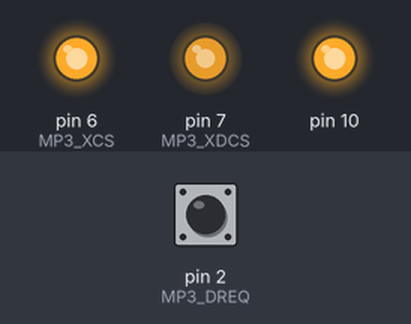
A sketch run on a simulated Arduino Uno, built with avr-gcc and run on an emulated ATmega328P. Parts: output pins drawn as LEDs (lit = HIGH). The test bench sets the inputs (shaded band); at power-on: pin 2 (MP3_DREQ) HIGH. Pins used as bus, display or sensor lines are not drawn.

Above: at 0.1 s.
Timing chart, 0 to 1.6 s (numbered marks = the images above):
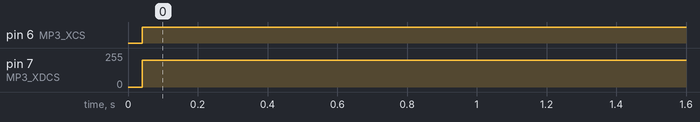

Measured:
- by itself, pin 6 (MP3_XCS): LOW → HIGH at 0.04 s
- by itself, pin 7 (MP3_XDCS): 0/255 → 200/255 at 0.04 s

The sketch:

PCM_PrbsNoise.ino
```cpp
// VS1053b PCM mode stereo 8bit 22050 Hz - Noise base Pseudo-Random Bit Sequence //

#include <SPI.h>

#define MP3_XCS 6
#define MP3_XDCS 7
#define MP3_DREQ 2
#define MP3_RST 8

//VS10xx SCI Registers
#define SCI_MODE 0x00
#define SCI_STATUS 0x01
#define SCI_BASS 0x02
#define SCI_CLOCKF 0x03
#define SCI_DECODE_TIME 0x04
#define SCI_AUDATA 0x05
#define SCI_WRAM 0x06
#define SCI_WRAMADDR 0x07
#define SCI_HDAT0 0x08
#define SCI_HDAT1 0x09
#define SCI_AIADDR 0x0A
#define SCI_VOL 0x0B
#define SCI_AICTRL0 0x0C
#define SCI_AICTRL1 0x0D
#define SCI_AICTRL2 0x0E
#define SCI_AICTRL3 0x0F

uint8_t l, r;

class Synth {
public:

  unsigned long int reg = 0x55aa55aaL;

	unsigned long int calculate();

};

unsigned long int Synth::calculate() {

  unsigned long int newr;
  unsigned char lobit;
  unsigned char b31, b29, b25, b24;

  b31 = (reg & (1L << 31)) >> 31;
  b29 = (reg & (1L << 29)) >> 29;
  b25 = (reg & (1L << 25)) >> 25;
  b24 = (reg & (1L << 24)) >> 24;

  lobit = b31 ^ b29 ^ b25 ^ b24;
  newr = (reg << 1) | lobit;
  reg = newr;

  return reg;

}

Synth noise;

void setup() {

  pinMode(MP3_RST, OUTPUT);
  pinMode(MP3_DREQ, INPUT);
  pinMode(MP3_XCS, OUTPUT);
  pinMode(MP3_XDCS, OUTPUT);

  SPI.begin();

  SPI.setClockDivider(SPI_CLOCK_DIV16);  // SPI speed 1MHz (16MHz / 16 = 1MHz)
  SPI.transfer(0xFF);

  digitalWrite(MP3_RST, HIGH);
  digitalWrite(MP3_XCS, HIGH);
  digitalWrite(MP3_XDCS, HIGH);

  WriteRegister(SCI_CLOCKF, 0x6000);    // set multiplier to 3.0x
  WriteRegister(SCI_VOL, 0x5F5F);       // set volume

  SPI.setClockDivider(SPI_CLOCK_DIV4);  // set SPI speed 4MHz (16MHz / 4 = 4MHz)

  load_header();

}

void loop() {

  uint8_t out = noise.calculate();

  l = out;
  r = -l;

  digitalWrite(MP3_XDCS, LOW);
  SPI.transfer(l);
  SPI.transfer(r);
  digitalWrite(MP3_XDCS, HIGH);

}

void WriteRegister(char address, int data) {

  while (!digitalRead(MP3_DREQ));
  digitalWrite(MP3_XCS, LOW);
  SPI.transfer(0x02);
  SPI.transfer(address);
  SPI.transfer((data >> 8) & 0xFF);
  SPI.transfer(data & 0xFF);
  while (!digitalRead(MP3_DREQ));
  digitalWrite(MP3_XCS, HIGH);

}

const uint8_t wav_header[44] = {

  0x52, 0x49, 0x46, 0x46,  // RIFF
  0xFF, 0xFF, 0xFF, 0xFF,  // size
  0x57, 0x41, 0x56, 0x45,  // WAVE
  0x66, 0x6d, 0x74, 0x20,  // fmt
  0x10, 0x00, 0x00, 0x00,  // subchunk1size
  0x01, 0x00,              // audio format - pcm
  0x02, 0x00,              // numof channels - stereo
  0x22, 0x56, 0x00, 0x00,  // samplerate - 22050
  0x44, 0xac, 0x00, 0x00,  // byterate = samplerate * channels * blocks
  0x02, 0x00,              // blockalign = channels * blocks
  0x08, 0x00,              // bits per sample - 8
  0x64, 0x61, 0x74, 0x61,  // subchunk3id -"data"
  0xFF, 0xFF, 0xFF, 0xFF   // subchunk3size (endless)

};

void load_header() {

  for (int i = 0; i < sizeof(wav_header); i++) {

    uint8_t p = wav_header[i];
    while (!digitalRead(MP3_DREQ)) {}
    digitalWrite(MP3_XDCS, LOW);
    SPI.transfer(p);
    digitalWrite(MP3_XDCS, HIGH);

  }

}
```
